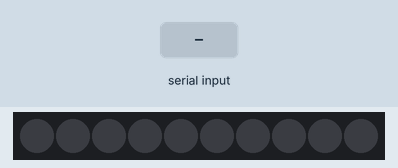
Simulated run of this sketch. Board: Arduino Uno, built with avr-gcc and run on an emulated ATmega328P. On the bench: 10 RGB LEDs in strip order, left to right. Inputs (shaded band) come from the test bench. Dim RGB values are drawn brighter than linear.

Above: at 1.2 s.
1.3 s: "RainbowCycle" received over Serial
At 4.1 s:
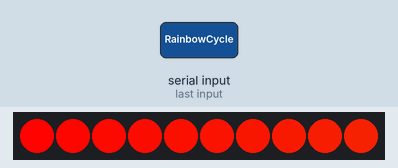
4.3 s: "SolidColor" received over Serial
At 5.6 s:
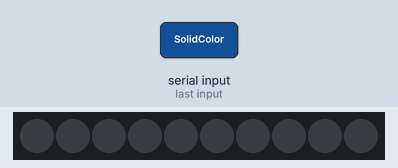
6.8 s: "RainbowFull" received over Serial
At 28.7 s:
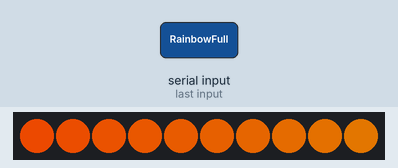
Timing chart, 0 to 30.2 s (numbered marks = the images above; inputs shaded):
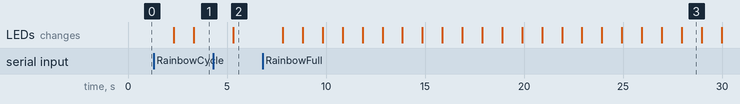

The sketch:

Specturm.ino
```cpp
#include <EEPROM.h>


long previousMillis = 0;

#include <Adafruit_NeoPixel.h>
#ifdef __AVR__
  #include <avr/power.h>
#endif

#define PIN 6

// Parameter 1 = number of pixels in strip
// Parameter 2 = Arduino pin number (most are valid)
// Parameter 3 = pixel type flags, add together as needed:
Adafruit_NeoPixel strip = Adafruit_NeoPixel(10, PIN, NEO_GRB + NEO_KHZ800);

// IMPORTANT: To reduce NeoPixel burnout risk, add 1000 uF capacitor across
// pixel power leads, add 300 - 500 Ohm resistor on first pixel's data input
// and minimize distance between Arduino and first pixel.  Avoid connecting
// on a live circuit...if you must, connect GND first.

// VARIABLES

// INT
int stripLength = strip.numPixels();
int currentPixel = 0;
int state;
int blue = 0;
int green = 0;
int red = 255;

int startPixel = 0;
int endPixel = 0;

int i = 0, j = 0;
int wait = 100;


bool rainbowCycleBool = false;
bool rainbowFullBool = false;
bool sentCommand = false;
bool boardReady = true;

int EEPROMlength = 130;

void setup() {
  Serial.begin(9600);
  strip.begin();
  strip.show(); // Initialize all pixels to 'off'
}

void loop() {
  String data = Serial.readString();

    if(EEPROM.read(EEPROMlength) != stripLength){
      stripLength = EEPROM.read(EEPROMlength);
    }

    // Changes the Length Of The Strip
    if(data.substring(0,17) == "ChangeStripLength"){
       stripLength = data.substring(17).toInt();
       EEPROM.write(EEPROMlength, stripLength);
    }

    // RainbowCycle Animation
    if(data.substring(0,12) == "RainbowCycle" || rainbowCycleBool){

      if(rainbowFullBool) rainbowFullBool = false;

      // Reset Color
      if(data.substring(0,7) == "Rainbow"){
        i = 0, j = 0;
        wait = data.substring(12).toInt();
        sentCommand = true;
      }

      //Serial.println(wait);

      rainbowCycleBool = true;

      rainbowCycle(wait);
    }

    // RainbowFull Animation
    if(data.substring(0,11) == "RainbowFull" || rainbowFullBool){

      if(rainbowCycleBool) rainbowCycleBool = false;

      // Reset Color
      if(data.substring(0,7) == "Rainbow"){
        i = 0, j = 0;
        wait = data.substring(11).toInt();
        sentCommand = true;
      }

      //Serial.println(wait);

      rainbowFullBool = true;

      rainbowFull(wait);
    }

    // Solid Color
    if(data.substring(0,10) == "SolidColor"){
      String between = "";

      if(rainbowCycleBool) rainbowCycleBool = false;
      if(rainbowFullBool) rainbowFullBool = false;


      String redString = data.substring(10,13);
      String greenString = data.substring(13,16);
      String blueString = data.substring(16,19);

      // Allows User to
      if(data.substring(19,20) == "-"){
        data = data.substring(20);
        int i = data.lastIndexOf("-");
        startPixel = data.substring(0, i).toInt();
        endPixel = data.substring(i+1).toInt();

        // Corrects for First Pixel being 0
        startPixel --;
        endPixel --;

        /*
         * Serial.println(data);
         * Serial.println(startPixel);
         * Serial.println(endPixel);
         * Serial.println(i);
         */
      }

      else{
        startPixel = 0;
        endPixel = stripLength;
      }

      solidColor(strip.Color(redString.toInt(),greenString.toInt(),blueString.toInt()), startPixel, endPixel);
    }

    // Turns Lights Off
    if(data.substring(0,7) == "turnOff"){
      if(rainbowCycleBool) rainbowCycleBool = false;
      if(rainbowFullBool) rainbowFullBool = false;


      strip.clear();
      strip.show();
    }


}


// Fill the dots one after the other with a color
void colorWipe(int wait, float color) {

  if(currentPixel <= stripLength){
      strip.setPixelColor(currentPixel, color);
      strip.show();
      currentPixel ++;

      if (blue < 255 && green == 0) {
        blue += 5;
        red -= 5;

        Serial.print("Red : ");
        Serial.println(red, DEC);
        Serial.print("Blue : ");
        Serial.println(blue, DEC);

        if(blue >= 225){
          blue = 255;
          red = 0;
        }
    }
    else if(red == 0 && blue > 0){
      blue -= 5;
      green += 5;

      Serial.print("Green : ");
      Serial.println(green, DEC);
      Serial.print("Blue : ");
      Serial.println(blue, DEC);
    }

      else {
          blue = 0;
          green = 0;
          red = 255;
          Serial.println("restarted");
      }
      delay(wait);
  }

  else {
      currentPixel = 0;
      strip.clear();
    }
}

// SOLID COLOR
void solidColor(float color, int firstPixel, int lastPixel){

  currentPixel = firstPixel;
  while(currentPixel <= lastPixel){
      strip.setPixelColor(currentPixel, color);
      strip.show();
      currentPixel ++;
    }
}


void rainbowCycle(long wait){

  // Delay
  unsigned long currentMillis = millis();
  if(currentMillis - previousMillis > wait || sentCommand) {
    previousMillis = currentMillis;

    if(j < 256){

      for(i=0; i<stripLength; i++) {
        strip.setPixelColor(i, Wheel((i+j) & 255));
      }

      strip.show();
      j++;
    } else j = 0;
  }
  if(sentCommand) sentCommand = false;
}


void rainbowFull(long wait) {
// Delay
  unsigned long currentMillis = millis();
  if(currentMillis - previousMillis > wait || sentCommand) {
    previousMillis = currentMillis;

    if(j < 256*5){

      for(i=0; i<stripLength; i++) {
        strip.setPixelColor(i, Wheel(((i * 256 / stripLength) + j) & 255));
      }

      strip.show();
      j++;
    } else j = 0;
  }
  if(sentCommand) sentCommand = false;
}

// Input a value 0 to 255 to get a color value.
// The colours are a transition r - g - b - back to r.
long Wheel(byte WheelPos) {
  WheelPos = 255 - WheelPos;
  if(WheelPos < 85) {
    return strip.Color(255 - WheelPos * 3, 0, WheelPos * 3);
  }
  if(WheelPos < 170) {
    WheelPos -= 85;
    return strip.Color(0, WheelPos * 3, 255 - WheelPos * 3);
  }
  WheelPos -= 170;
  return strip.Color(WheelPos * 3, 255 - WheelPos * 3, 0);
}
```

Measured:
- after the input at 1.3 s, the LEDs: first change after 1.0 s (image 1 shows a later state)
- after the input at 4.3 s, the LEDs: change after 1.0 s (image 2)
- after the input at 6.8 s, the LEDs: first change after 1.0 s (image 3 shows a later state)
